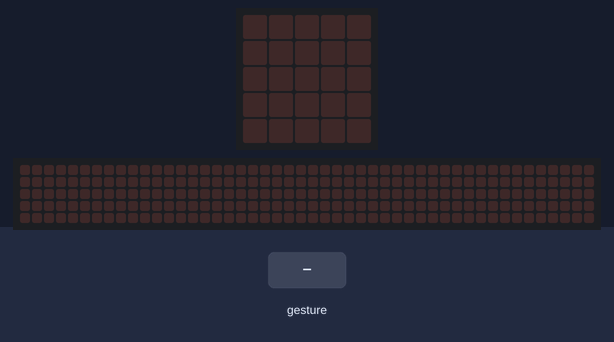
Bench run of a program on a simulated BBC micro:bit (MakeCode). Parts: the board's 5×5 LED display, a strip that is not on the board, showing the scrolling text unrolled. The inputs (shaded band) are chosen by the test bench. Random numbers come from a fixed seed; a tilt is held for 1.5 s and a shake lasts 1 s, then the board lies face up again; the 48×5 strip is a reading aid, not a part: it shows the text the display is scrolling, unrolled, one strip-width of it at a time.

Above: at 1.2 s.
1.3 s: gesture 'shake'
At 1.65 s:
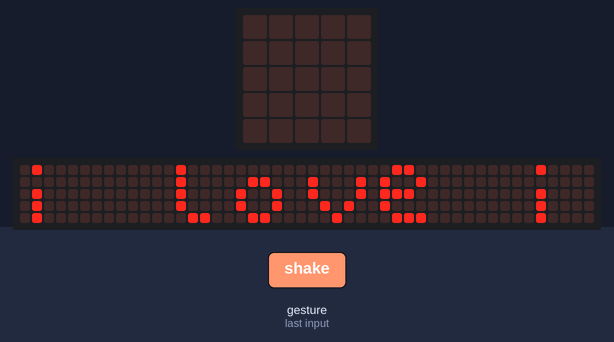
At 13.7 s:
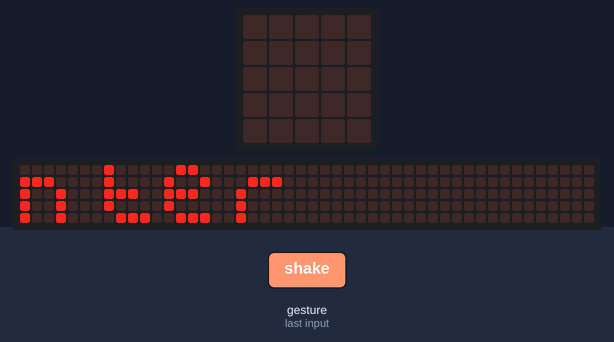

The program:

main.ts
```typescript
let random_script = 0
input.onGesture(Gesture.Shake, function () {
    random_script = randint(0, 3)
    basic.showString("i love inter ")
    basic.showString("i'm inter")
    basic.showString("forza inter")
})
basic.forever(function () {

})
```

test.ts
```typescript
// i test vanno qui; questi non saranno compilati quando questo pacchetto viene usato come estensione.
```

Measured:
- after the input at 1.3 s, the display: changes after 0.20 s (image 1)
